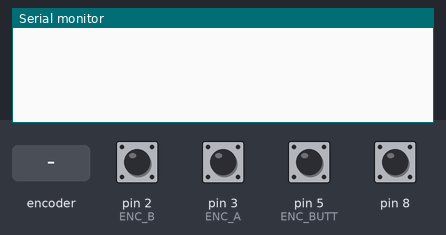
The sketch below on a simulated Arduino Uno, built with avr-gcc and run on an emulated ATmega328P. Shown: the last lines printed to the serial monitor. The inputs (shaded band) are chosen by the test bench; at power-on: pin 2 (ENC_B), pin 3 (ENC_A), pin 5 (ENC_BUTT), pin 8 HIGH.

Above: at 1.2 s.
1.3 s: rotary encoder on pin 3 (ENC_A) / pin 2 (ENC_B) turned 1 step (first pin leading)
At 1.8 s:
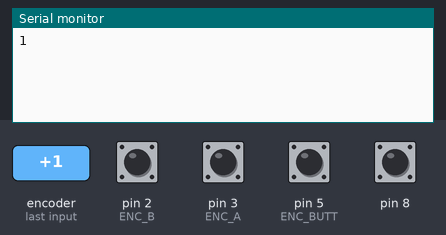
3.0 s: pin 5 (ENC_BUTT) pulled LOW for 0.15 s
At 3.9 s:
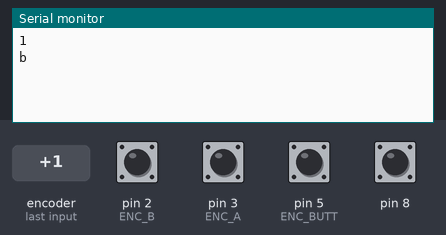
4.6 s: pin 8 pulled LOW for 0.15 s
At 5.3 s:
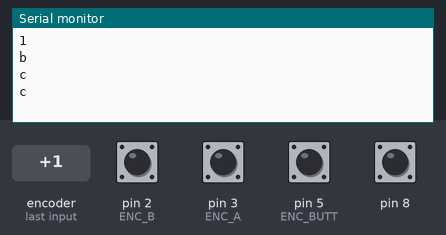
6.2 s: rotary encoder on pin 3 (ENC_A) / pin 2 (ENC_B) turned 1 step (first pin leading)
At 6.8 s:
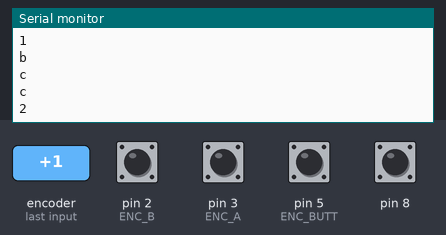

The sketch:

encoder.ino
```cpp
/* Rotary encoder test code
 * Modified from http://www.circuitsathome.com/mcu/programming/reading-rotary-encoder-on-arduino by Oleg
 * Latest mod by Jessica Faruque 7/17/2013
 */

#include <CapacitiveSensor.h>

CapacitiveSensor   cs_4_8 = CapacitiveSensor(4,8); // 1M resistor between pins 4 & 8, pin 8 is sensor pin, add a wire and or foil

#define ENC_A 3 //these need to be digital input pins
#define ENC_B 2
#define ENC_BUTT 5

int buttonVal,
    lastButtonState = 0;

void setup()
{
  cs_4_8.set_CS_AutocaL_Millis(0xFFFFFFFF);// turn off autocalibrate on channel 1 - just as an example
  /* Setup encoder pins as inputs */
  pinMode(ENC_A, INPUT_PULLUP);
  pinMode(ENC_B, INPUT_PULLUP);
  pinMode(ENC_BUTT, INPUT);

  Serial.begin (9600);
}

void loop()
{
  static unsigned int counter4x = 0;      //the SparkFun encoders jump by 4 states from detent to detent
  static unsigned int counter = 0;
  static unsigned int prevCounter = 0;

  read_butt();

  int tmpdata;
  tmpdata = read_encoder();
  if( tmpdata) {
    counter4x += tmpdata;
    counter = counter4x/4;
    if (prevCounter != counter){
      Serial.println(counter);
    }
    prevCounter = counter;
  }

  long sensor1 =  cs_4_8.capacitiveSensor(25);

  if (sensor1 > 0 && sensor1 > 100) {
    Serial.println("c");  // print sensor output
    delay(100);
  }
}

void read_butt() {
  buttonVal = digitalRead(ENC_BUTT);
  if(buttonVal == LOW && lastButtonState != buttonVal) {
    Serial.println("b");
  }

  lastButtonState = buttonVal;
}

/* returns change in encoder state (-1,0,1) */
int read_encoder()
{
  static int enc_states[] = {
    0,-1,1,0,1,0,0,-1,-1,0,0,1,0,1,-1,0  };
  static byte ABab = 0;
  ABab *= 4;                   //shift the old values over 2 bits
  ABab = ABab%16;      //keeps only bits 0-3
  ABab += 2*digitalRead(ENC_A)+digitalRead(ENC_B); //adds enc_a and enc_b values to bits 1 and 0
  return ( enc_states[ABab]);


}
```

Measured:
- after the input at 1.3 s, the serial monitor: prints a new line after 0.08 s (image 1)
- after the input at 3.0 s, the serial monitor: prints a new line at once (image 2)
- after the input at 4.6 s, the serial monitor: prints a new line at once (image 3)
- after the input at 6.2 s, the serial monitor: prints a new line after 0.08 s (image 4)
